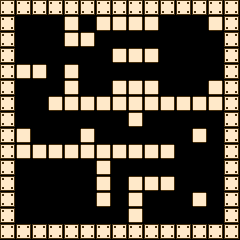

The image is a tile-based game level rendered from a .tmx file. Its description and complete source (layers, tilesets, objects, tile grids) follow:
An orthogonal 15x15 tile map with 16x16 px tiles, 1 tile layer (Foreground) and 10 objects (player_start).

<map version="1.0" orientation="orthogonal" width="15" height="15" tilewidth="16" tileheight="16">
 <properties>
  <property name="hp" value="3" />
  <property name="lv" value="1" />
 </properties>
 <tileset firstgid="1" name="chip" tilewidth="16" tileheight="16">
  <image source="chip.png" width="256" height="256" />
 </tileset>
 <layer name="Foreground" width="15" height="15">
  <properties>
   <property name="tileset" value="chip" />
  </properties>
  <data encoding="csv">
18,18,18,18,18,18,18,18,18,18,18,18,18,18,18,
18,0,0,0,17,0,17,17,17,17,0,0,0,17,18,
18,0,0,0,17,17,0,0,0,0,0,0,0,0,18,
18,0,0,0,0,0,0,17,17,17,0,0,0,0,18,
18,17,17,0,17,0,0,0,0,0,0,0,0,0,18,
18,0,0,0,17,0,0,17,17,17,0,0,0,17,18,
18,0,0,17,17,17,17,17,17,17,17,17,17,17,18,
18,0,0,0,0,0,0,0,17,0,0,0,0,0,18,
18,17,0,0,0,17,0,0,0,0,0,0,17,0,18,
18,17,17,17,17,17,17,17,17,17,17,0,0,0,18,
18,0,0,0,0,0,17,0,0,0,0,0,0,0,18,
18,0,0,0,0,0,17,0,17,17,17,0,0,0,18,
18,0,0,0,0,0,17,0,17,0,0,0,17,0,18,
18,0,0,0,0,0,0,0,17,0,0,0,0,0,18,
18,18,18,18,18,18,18,18,18,18,18,18,18,18,18
</data>
 </layer>
 <objectgroup color="#00ff00" name="object" width="15" height="15" opacity="0.34">
  <object name="player" type="player_start" gid="1" x="48" y="192" />
  <object gid="27" x="176" y="64" />
  <object gid="65" x="128" y="176" />
  <object gid="65" x="112" y="128" />
  <object gid="65" x="128" y="48" />
  <object gid="65" x="48" y="144" />
  <object gid="65" x="128" y="80" />
  <object gid="65" x="96" y="48" />
  <object gid="2" x="32" y="48" />
  <object gid="65" x="32" y="96" />
 </objectgroup>
</map>
